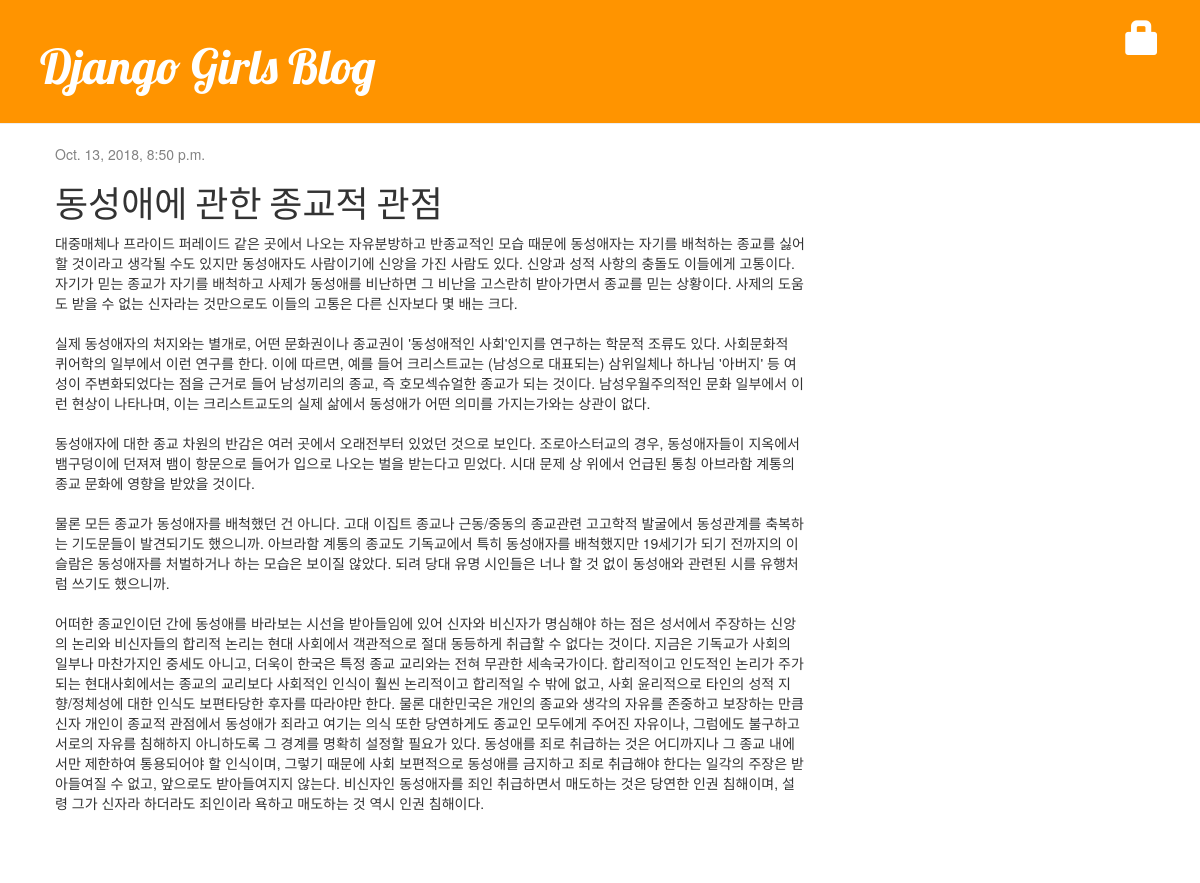
The app's page /post/2/ with its own data.
### blog/models.py (models this page shows, shortened)
class Post(models.Model):
    author = models.ForeignKey('auth.User', on_delete=models.CASCADE)
    title = models.CharField(max_length=200)
    text = models.TextField()
    created_date = models.DateTimeField(default=timezone.now)
    published_date = models.DateTimeField(blank=True, null=True)

### blog/views.py (the view)
# urls.py: url(r'^post/(?P<pk>\d+)/$', views.post_detail, name='post_detail'),
def post_detail(request, pk):
    post = get_object_or_404(Post, pk=pk)
    return render(request, 'blog/post_detail.html', {'post': post})

### blog/templates/blog/post_detail.html (shortened to what this page needs)
{% extends 'blog/base.html' %}
{% block content %}
    <div class="post">
        {% if post.published_date %}
            <div class="date">
                {{ post.published_date }}
            </div>
        {% else %}
            <a href="{% url 'post_publish' pk=post.pk %}" class="btn btn-default">Publish</a>
        {% endif %}
        <h1>{{ post.title }}</h1>
        <p>{{ post.text|linebreaksbr }}</p>
    </div>
{% endblock %}

### blog/static/css/blog.css (style rules this page uses)
h1, h2, h3, h4 { font-family: 'Lobster', cursive; }
.date { color: #828282; }
.post { margin-bottom: 70px; }

### records on screen
Post: published_date "Oct. 13, 2018, 8:50 p.m.", title "동성애에 관한 종교적 관점", text "대중매체나 프라이드 퍼레이드 같은 곳에서 나오는 자유분방하고 반종교적인 모습 때문에 동성애자는 자기를 배척하는 종교를 싫어할 것이라고 생각될 수도 있지만 동성애자도 사람이기에 신앙을 가진 사람도 있다. 신앙과 성적 사항의 충돌도 이들에게 고통이다. 자기가 믿는 종교가 자기를 배척하고 사제가 동성애를 비난하면 그 비난을 고스란히 받아가면서 종교를 믿는 상황이다. 사제의 도움도 받을 수 없는 신자라는 것만으로도 이들의 고통은 다른 신자보다 몇 배는 크다. 실제 동성애자의 처지와는 별개로, 어떤 문화권이나 종교권이 '동성애적인 사회'인지를 연구하는 학문적 조류도 있다. 사회문화적 퀴어학의 일부에서 이런 연구를 한다. 이에 따르면, 예를 들어 크리스트교는 (남성으로 대표되는) 삼위일체나 하나님 '아버지' 등 여성이 주변화되었다는 점을 근거로 들어 남성끼리의 종교, 즉 호모섹슈얼한 종교가 되는 것이다. 남성우월주의적인 문화 일부에서 이런 현상이 나타나며, 이는 크리스트교도의 실제 삶에서 동성애가 어떤 의미를 가지는가와는 상관이 없다. 동성애자에 대한 종교 차원의 반감은 여러 곳에서 오래전부터 있었던 것으로 보인다. 조로아스터교의 경우, 동성애자들이 지옥에서 뱀구덩이에 던져져 뱀이 항문으로 들어가 입으로 나오는 벌을 받는다고 믿었다. 시대 문제 상 위에서 언급된 통칭 아브라함 계통의 종교 문화에 영향을 받았을 것이다. 물론 모든 종교가…"
